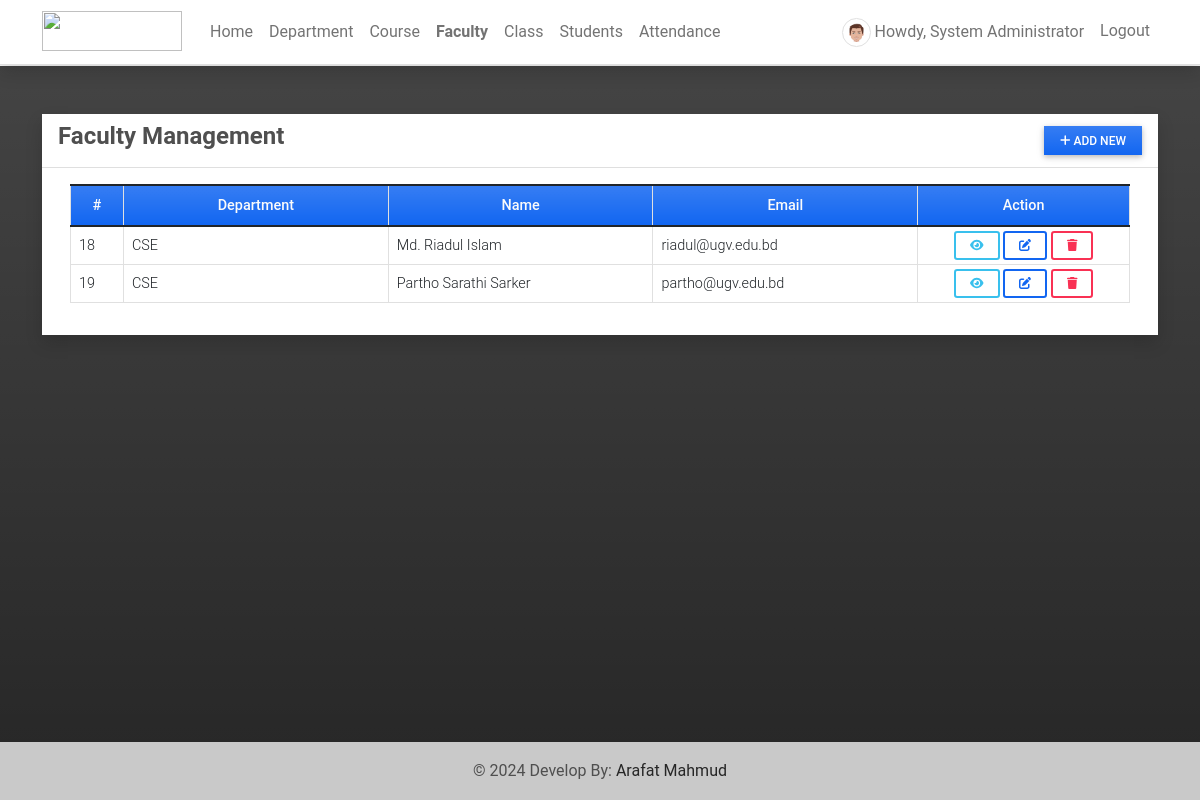
Screenshot of /faculty (signed in) with the database file from the repository.
### attendance/models.py (models this page shows, shortened)
class UserProfile(models.Model):
    user = models.OneToOneField(User, on_delete=models.CASCADE,related_name='profile')
    contact = models.CharField(max_length=250)
    dob = models.DateField(blank=True, null = True)
    address = models.TextField(blank=True, null = True)
    avatar = models.ImageField(blank=True, null = True, upload_to= 'images/')
    user_type = models.IntegerField(default = 2)
    gender = models.CharField(max_length=100, choices=[('Male','Male'),('Female','Female')], blank=True, null= True)
    department = models.ForeignKey(Department, on_delete=models.CASCADE, blank= True, null = True)

class Department(models.Model):
    name = models.CharField(max_length=250)
    description = models.TextField(blank=True, null=True)
    status = models.IntegerField(default = 1)
    date_added = models.DateTimeField(default=timezone.now)
    date_updated = models.DateTimeField(auto_now=True)
    def __str__(self):
        return self.name

### attendance/views.py (the view)
# urls.py: path('faculty',views.faculty,name='faculty-page'),
@login_required
def faculty(request):
    user = UserProfile.objects.filter(user_type = 2).all()
    context['page_title'] = "Faculty Management"
    context['faculties'] = user
    return render(request, 'faculty_mgt.html',context)

### attendance/templates/faculty_mgt.html (shortened to what this page needs)
{% extends 'base.html' %} {% block pageContent %}
<div class="col-lg-12 col-md-12 col-sm-12 col-xs-12">
    <div class="card card-default rounded-0 shadow ">
        <div class="card-header">
            <div class="d-flex w-100 align-items-center justify-content-between">
                <h4 class="card-title fw-bold">Faculty Management</h4>
                <div class="tools">
                    <button type="button" class="btn btn-primary rounded-0 bg-gradient btn-sm" id='add_new'><i class="fa fa-plus"></i> Add New</button>
                </div>
            </div>
        </div>
        <div class="card-body">
            <div class="container-fluid">
                <table class="table table-bordered" id="faculty-list">
                    <colgroup>
                        <col width="5%">
                        <col width="25%">
                        <col width="25%">
                        <col width="25%">
                        <col width="20%">
                    </colgroup>
                    <thead>
                        <tr class="bg-gradient bg-primary bg-opacity-50 text-light">
                            <th class="px-2 py-2 text-center">#</th>
                            <th class="px-2 py-2 text-center">Department</th>
                            <th class="px-2 py-2 text-center">Name</th>
                            <th class="px-2 py-2 text-center">Email</th>
                            <th class="px-2 py-2 text-center">Action</th>
                        </tr>
                    </thead>
                    <tbody>
                        {% for faculty in faculties %}
                        <tr>
                            <td class="px-2 py-1 align-middle">{{ faculty.id }}</td>
                            <td class="px-2 py-1 align-middle">{{ faculty.department }}</td>
                            <td class="px-2 py-1 align-middle">{{ faculty.user.first_name }} {{ faculty.user.last_name }}</td>
                            <td class="px-2 py-1 align-middle">{{ faculty.user.email }}</td>
                            <td class="px-2 py-1 align-middle text-center">
                                <a class="btn btn-outline-info btn-sm view-data" href="javascript:void(0)" data-url="{% url 'view-faculty-modal' faculty.pk %}" title="View Details">
                                    <i class="fa fa-eye"></i>
                                </a>
                                <a class="btn btn-outline-primary btn-sm edit-data" href="javascript:void(0)" data-id="{{ faculty.user.pk }}" title="Edit">
                                    <i class="fa fa-edit"></i>
                                </a>
                                <button class="btn btn-outline-danger btn-sm delete-data" type="button" data-id="{{ faculty.user.pk }}" title="Delete">
                                    <i class="fa fa-trash"></i>
                                </button>
                            </td>
                        </tr>
                        {% endfor %}
                    </tbody>
                </table>
            </div>
        </div>
    </div>
</div>
{% endblock pageContent %}

### attendance/templates/topNavigation.html (shortened to what this page needs)
{% load static %}
<header>
    <nav class="navbar navbar-expand-lg navbar-light bg-white fixed-top shadow border-bottom">
        <div class="container">
            <a class="navbar-brand" target="_blank" href="{% url 'home-page' %}">
                <img src="{{ MEDIA_URL }}/default/ams-logo.png" height="16" alt="" loading="lazy" style="margin-top: -3px;" />
            </a>
            <div class="collapse navbar-collapse" id="navbarExample01">
                {% if user.id %}
                <ul class="navbar-nav me-auto mb-2 mb-lg-0" id="topNav">
                    <li class="nav-item">
                        <a class="nav-link" aria-current="page" href="{% url 'home-page' %}">Home</a>
                    </li>
                    {% if user.profile.user_type == 1 %}
                    <li class="nav-item">
                        <a class="nav-link" aria-current="page" href="{% url 'department-page' %}">Department</a>
                    </li>
                    <li class="nav-item">
                        <a class="nav-link" aria-current="page" href="{% url 'course-page' %}">Course</a>
                    </li>
                    <li class="nav-item">
                        <a class="nav-link" aria-current="page" href="{% url 'faculty-page' %}">Faculty</a>
                    </li>
                    {% endif %}
                    <li class="nav-item">
                        <a class="nav-link" aria-current="page" href="{% url 'class-page' %}">Class</a>
                    </li>
                    <li class="nav-item">
                        <a class="nav-link" aria-current="page" href="{% url 'student-page' %}">Students</a>
                    </li>
                    <li class="nav-item">
                        <a class="nav-link" aria-current="page" href="{% url 'attendance-class' %}">Attendance</a>
                    </li>
                </ul>
                <ul class="navbar-nav d-flex flex-row">
                    {% if user.id %} {% if user.profile.user_type == 1 %} {% endif %}
                    <li class="nav-item me-3 me-lg-0">
                        <a class="nav-link" href="{% url 'profile' %}">
                            <span class="me-1"><img src="{% if user.profile.avatar %}{{ user.profile.avatar.url }}{% else %}{{ MEDIA_URL }}/default/default-avatar.png{% endif %}" alt="User Avatar" data-url="{% if user.profile.avatar %}{{ user.profile.avatar.url }}{% else %}{{ MEDIA_URL }}/default/default-avatar.png{% endif %}" id="user-avatar" class="img-thumbnail rounded-circle"></span>Howdy,
                            {{ user.first_name }} {{user.last_name}}
                        </a>
                    </li>
                    <li class="nav-item me-3 me-lg-0">
                        <a class="nav-link" href="{% url 'logout' %}">Logout</a>
                    </li>
                    {% else %}
                    <li class="nav-item me-3 me-lg-0">
                        <a class="nav-link" href="{% url 'login' %}">Login</a>
                    </li>
                    {% endif %}
                </ul>
                {% endif %}
            </div>
        </div>
    </nav>
</header>

### static/assets/default/css/style.css (style rules this page uses)
html, body { height: 100%; width: 100%; max-height: 100%; overflow: auto; display: flex; flex-direction: column; }
body>header { flex-shrink: auto; }
#user-avatar { width: 1.8rem; height: 1.8rem; object-fit: scale-down; object-position: center center; }
.navbar-brand>img { width: 7em; height: 2em; }
.nav-item.active a.nav-link { font-weight: bolder !important; }

### rows the page displays
UserProfile: id "18", department "CSE", user.first_name "Md. Riadul", user.last_name "Islam", user.email "riadul@ugv.edu.bd"
UserProfile: id "19", department "CSE", user.first_name "Partho Sarathi", user.last_name "Sarker", user.email "partho@ugv.edu.bd"

### other values shown
{{ user.first_name }} "System"
{{ user.last_name }} "Administrator"
